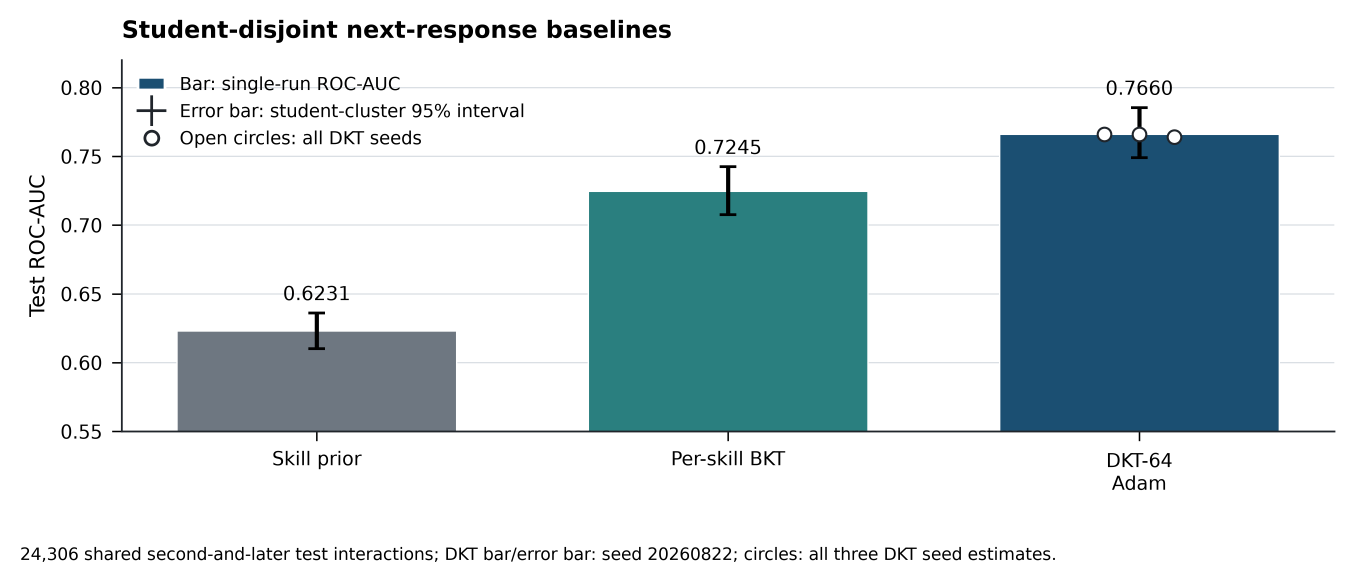
#> input picture figures/nature-kt-v31/figure-01-student-disjoint-baselines.png, 4062 x 1752 px (shown at 1/3 size); its folder holds 4 pictures in this run
$ python build_nature_kt_contact_sheet.py
#> lines starting #> are read from the running program, lines starting #| are printed output that depends on the picture
#!/usr/bin/env python3
"""Build a non-submission contact sheet for visual QA of Nature-style KT figures."""
from __future__ import annotations

from pathlib import Path

from PIL import Image, ImageDraw, ImageFont

HERE = Path(__file__).resolve()
ROOT = HERE.parents[2] if HERE.parents[1].name == "code" else HERE.parents[1]
OUT = ROOT / "figures" / "nature-kt-v31"
STEMS = [
    "figure-01-student-disjoint-baselines",
    "figure-02-training-window-sensitivity",
    "figure-03-primary-ablation",
    "figure-04-label-inversion-sensitivity",
    "figure-s01-probability-quality",
    "figure-s02-exploratory-budget",
    "figure-s03-bkt-diagnostics",
]


def main() -> None:
    thumb_w, thumb_h, margin, header = 1000, 500, 35, 80
    rows, cols = 4, 2
    sheet = Image.new("RGB", (cols * (thumb_w + margin) + margin, header + rows * (thumb_h + margin) + margin), "white")
#> sheet: PIL image 2105x2255 RGB; every value is 255
    draw = ImageDraw.Draw(sheet)
    font = ImageFont.load_default()
    draw.text((margin, 25), "Nature-style KT figures — visual QA contact sheet (not for submission)", fill="#20252B", font=font)
    for index, stem in enumerate(STEMS):
        image = Image.open(OUT / f"{stem}.png").convert("RGB")
        image.thumbnail((thumb_w, thumb_h))
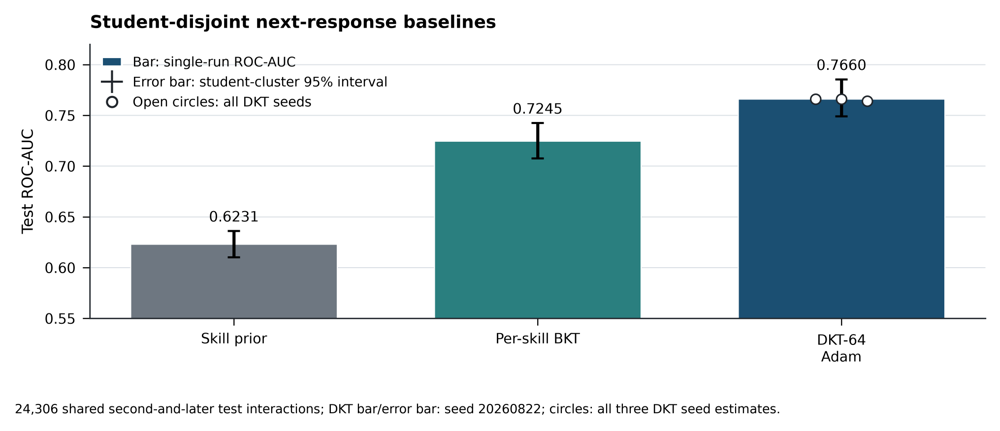
#> image: PIL image 1000x431 RGB; mean R, G, B 202.3, 215.2, 219.2
        col, row = index % cols, index // cols
        x = margin + col * (thumb_w + margin)
        y = header + row * (thumb_h + margin)
        sheet.paste(image, (x, y))
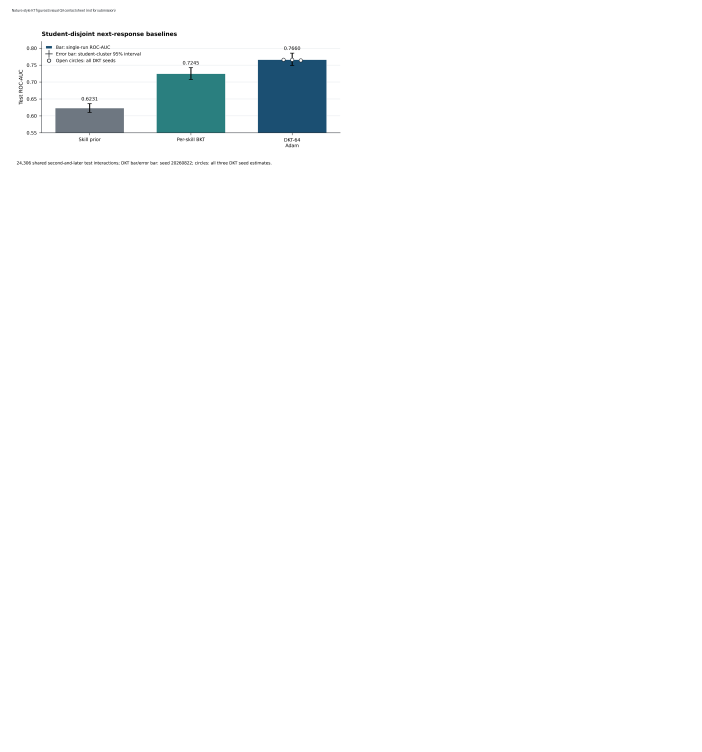
#> sheet: PIL image 2105x2255 RGB (shown at 1/3 size); mean R, G, B 250.2, 251.4, 251.7
        draw.rectangle((x, y, x + thumb_w, y + thumb_h), outline="#D9DEE3", width=1)
        draw.text((x, y + thumb_h + 5), stem, fill="#20252B", font=font)
#> pass 2 of the loop in main, `for index, stem in enumerate(STEMS):`:
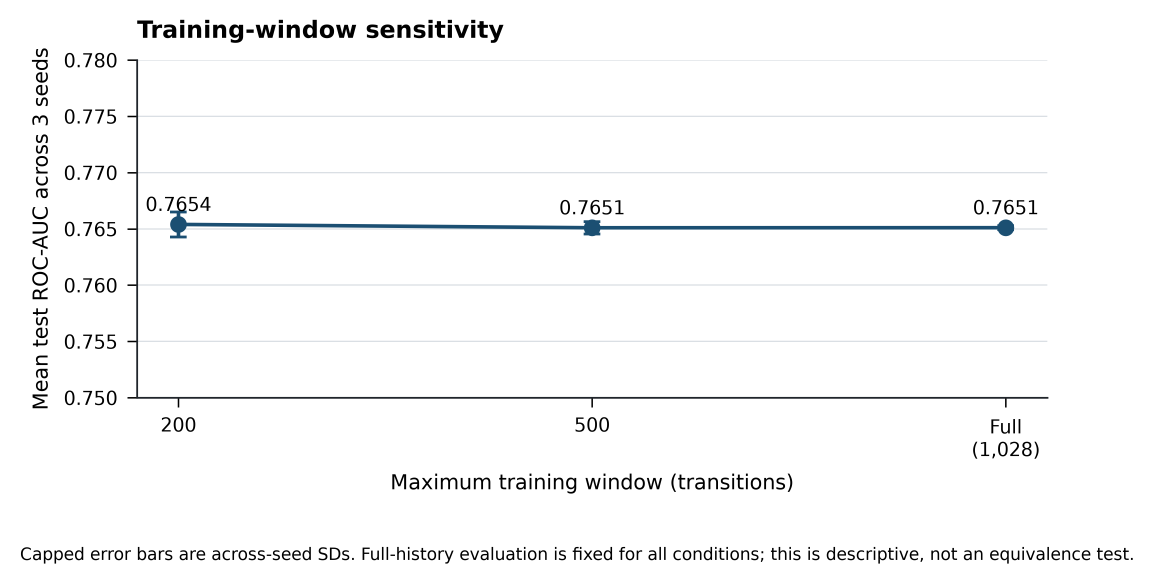
#> input picture figures/nature-kt-v31/figure-02-training-window-sensitivity.png, 3463 x 1752 px (shown at 1/3 size)
#> in main, `image.thumbnail((thumb_w, thumb_h))`:
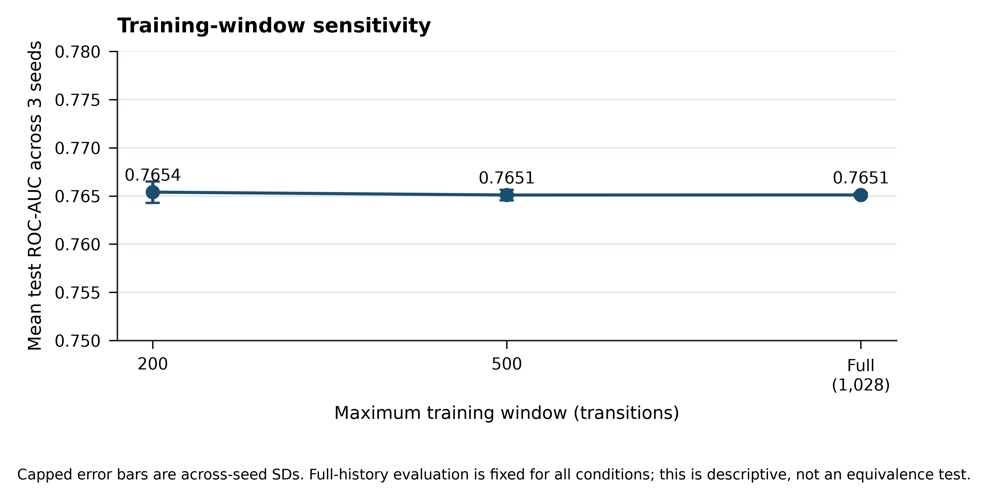
#> image: PIL image 988x500 RGB; mean R, G, B 247.7, 248.1, 248.4
#> in main, `sheet.paste(image, (x, y))`:
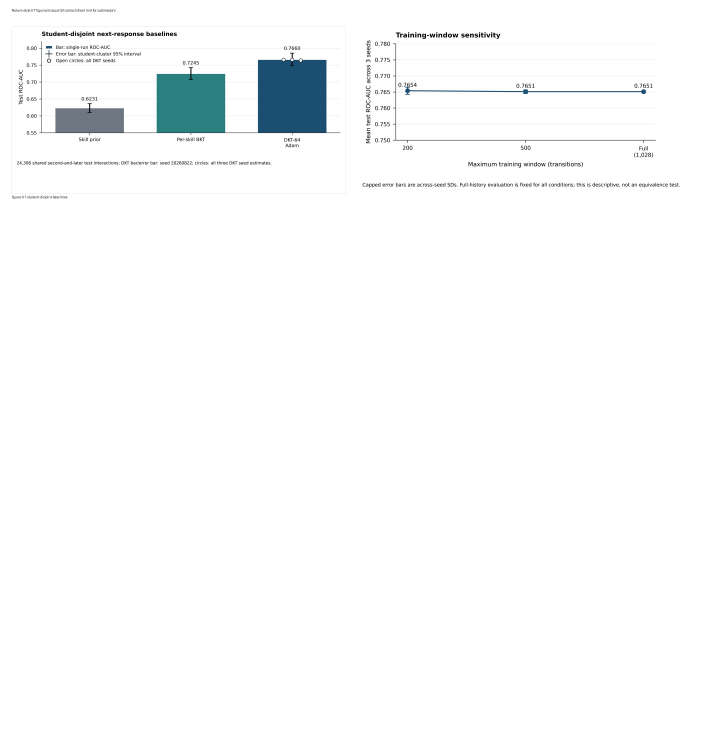
#> sheet: PIL image 2105x2255 RGB (shown at 1/3 size); mean R, G, B 249.4, 250.6, 251
#> pass 3 of the loop in main, `for index, stem in enumerate(STEMS):`:
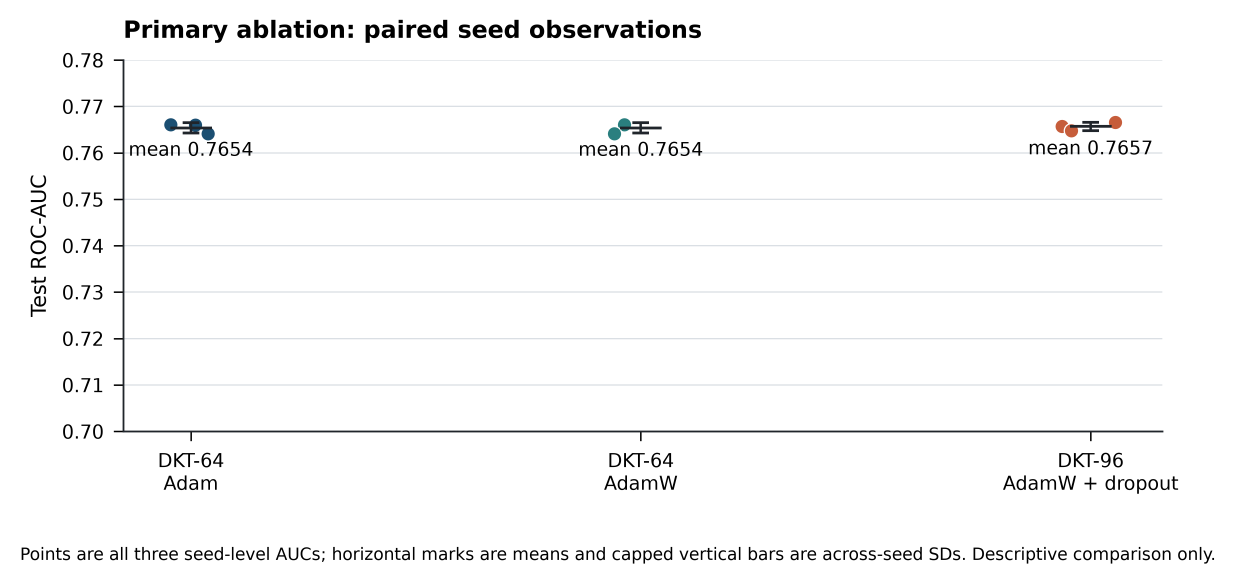
#> input picture figures/nature-kt-v31/figure-03-primary-ablation.png, 3707 x 1752 px (shown at 1/3 size)
#> in main, `image.thumbnail((thumb_w, thumb_h))`:
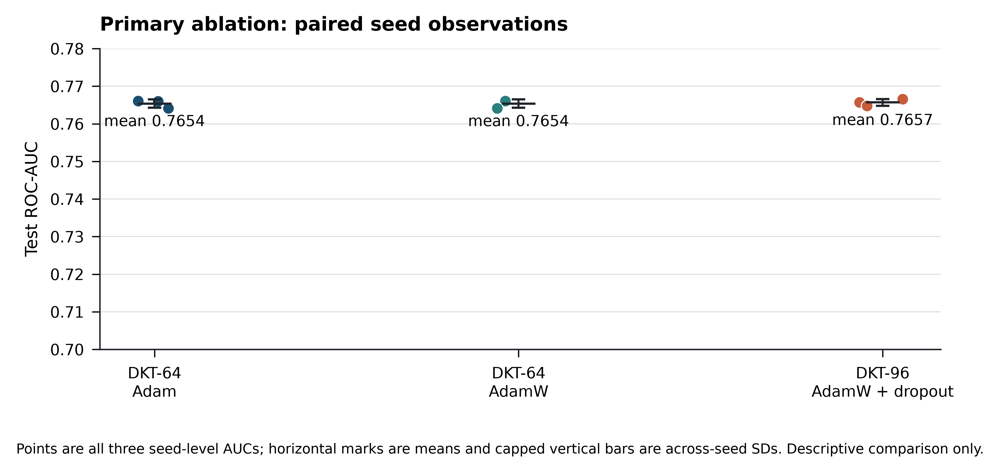
#> image: PIL image 1000x473 RGB; mean R, G, B 248.3, 248.4, 248.5
#> in main, `sheet.paste(image, (x, y))`:
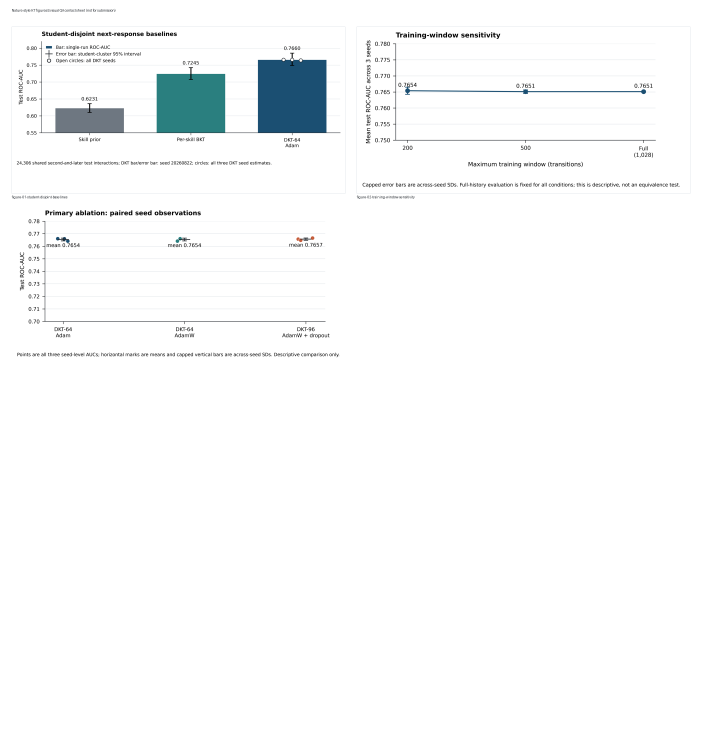
#> sheet: PIL image 2105x2255 RGB (shown at 1/3 size); mean R, G, B 248.7, 249.9, 250.3
#> the loop made 5 passes; the first 3 are shown
    sheet.save(OUT / "contact-sheet-nature-kt-v31.png")


if __name__ == "__main__":
#> (the run stopped early here; a loop or call above may not have finished)
